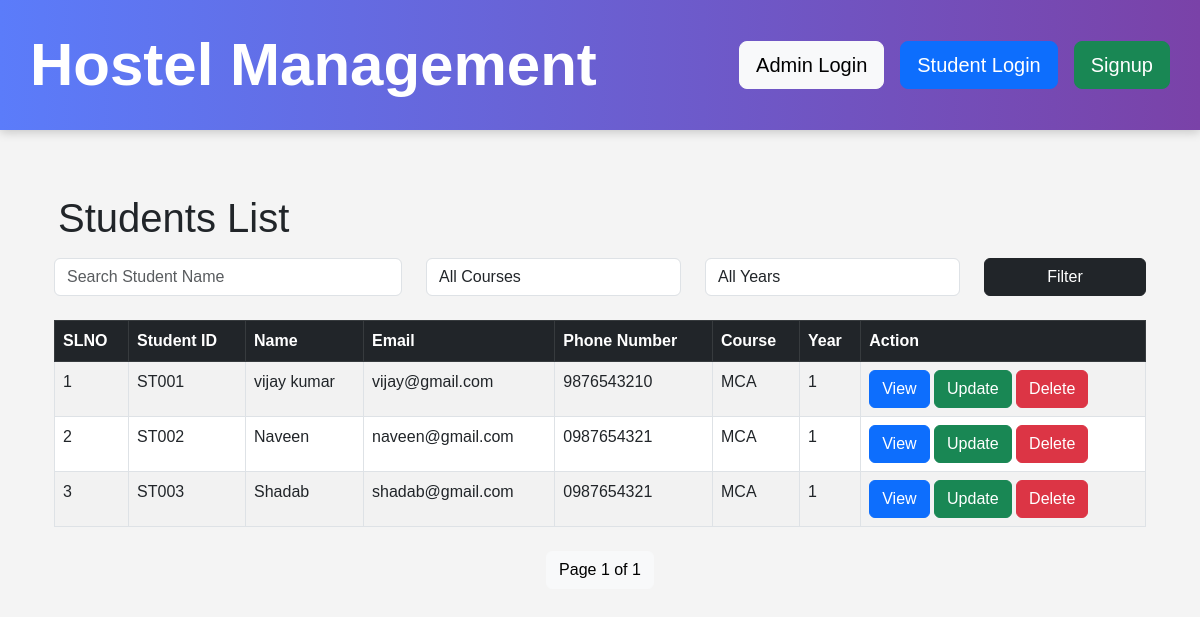
/student-list/, run on the app's committed database.
### hostel_app/models.py (models this page shows, shortened)
class Student(models.Model):
    student_id = models.CharField(
        max_length=10,
        unique=True
    )
    student_name = models.CharField(max_length=100)
    email = models.EmailField()
    phone_number = models.CharField(max_length=15)
    course = models.CharField(max_length=50)
    year = models.IntegerField()

### hostel_app/views.py (the view)
# urls.py: path('student-list/',views.student_list, name='student-list'),
def student_list(request):
    students_list = Student.objects.all()
    search = request.GET.get('search')
    course = request.GET.get('course')
    year = request.GET.get('year')
    if search:
        students_list = students_list.filter(
            student_name__icontains=search
        )
    if course:
        students_list = students_list.filter(
            course=course
        )
    if year:
        students_list = students_list.filter(
            year=year
        )
    paginator = Paginator(students_list, 5)
    page_number = request.GET.get('page')
    students = paginator.get_page(page_number)
    context = {
        "students": students
    }
    return render(
        request,
        "students/student_list.html",
        context
    )

### hostel_app/templates/students/student_list.html (shortened to what this page needs)
{% extends "master.html" %}
{% block content %}
<div class="d-flex justify-content-between align-items-center mb-6">
    <h1 class="m-3">
        Students List
    </h1>
</div>
<div class="container">
    <form method="GET" class="row mb-4">
    <div class="col-md-4">
        <input
            type="text"
            name="search"
            class="form-control"
            placeholder="Search Student Name"
        >
    </div>
    <div class="col-md-3">
        <select
            name="course"
            class="form-control"
        >
            <option value="">
                All Courses
            </option>
        </select>
    </div>
    <div class="col-md-3">
        <select
            name="year"
            class="form-control"
        >
            <option value="">
                All Years
            </option>
        </select>
    </div>
    <div class="col-md-2">
        <button
            type="submit"
            class="btn btn-dark w-100"
        >
            Filter
        </button>
    </div>
</form>
    <table class="table table-striped table-bordered">
        <thead class="table-dark">
            <tr>
                <th>SLNO</th>
                <th>Student ID</th>
                <th>Name</th>
                <th>Email</th>
                <th>Phone Number</th>
                <th>Course</th>
                <th>Year</th>
                <th>Action</th>
            </tr>
        </thead>
         <tbody>
    {% for student in students %}
    <tr>
        <td>{{ students.start_index|add:forloop.counter0 }}</td>
        <td>{{ student.student_id }}</td>
        <td>{{ student.student_name }}</td>
        <td>{{ student.email }}</td>
        <td>{{ student.phone_number }}</td>
        <td>{{ student.course }}</td>
        <td>{{ student.year }}</td>
        <td>
            <a
                href="{% url 'student-details' student.id %}"
                class="btn btn-primary"
            >
                View
            </a>
            <a
                href="{% url 'update-student' student.id %}"
                class="btn btn-success"
            >
                Update
            </a>
            <a
                href="{% url 'delete-student' student.id %}"
                class="btn btn-danger"
            >
                Delete
            </a>
        </td>
    </tr>
    {% endfor %}
</tbody>
    </table>
    <div class="mt-4 text-center">
    <span class="btn btn-light">
        Page {{ students.number }} of {{ students.paginator.num_pages }}
    </span>
</div>
</div>
{% endblock content %}

### hostel_app/templates/master.html (shortened to what this page needs)
{% load static %}
<!DOCTYPE html>
<html lang="en">
<head>
    <link
        href="https://cdn.jsdelivr.net/npm/bootstrap@5.3.0/dist/css/bootstrap.min.css"
        rel="stylesheet"
    >
</head>
<body>
<nav class="navbar navbar-custom d-flex justify-content-between align-items-center">
    <a
        href="{% url 'homepage' %}"
        class="logo-title"
    >
        Hostel Management
    </a>
    <div class="d-flex align-items-center gap-3">
        {% if user.is_authenticated %}
        <div class="dropdown">
            <a
                href="#"
                class="profile-circle dropdown-toggle"
                data-bs-toggle="dropdown"
            >
                {{ user.username|first|upper }}
            </a>
            <ul class="dropdown-menu dropdown-menu-end">
                {% if user.is_staff %}
                <li>
                    <a
                        class="dropdown-item"
                        href="{% url 'admin-profile' %}"
                    >
                        My Profile
                    </a>
                </li>
                {% else %}
                <li>
                    <a
                        class="dropdown-item"
                        href="{% url 'student-profile' %}"
                    >
                        My Profile
                    </a>
                </li>
                {% endif %}
                <li>
                    <a
                        class="dropdown-item"
                        href="{% url 'reset-password' %}"
                    >
                        Reset Password
                    </a>
                </li>
                <li>
                    <hr class="dropdown-divider">
                </li>
                <li>
                    <a
                        class="dropdown-item text-danger"
                        href="{% url 'logout' %}"
                    >
                        Logout
                    </a>
                </li>
            </ul>
        </div>
        {% else %}
        <a
            href="{% url 'admin-login' %}"
            class="btn btn-light btn-lg"
        >
            Admin Login
        </a>
        <a
            href="{% url 'student-login' %}"
            class="btn btn-primary btn-lg"
        >
            Student Login
        </a>
        <a
            href="{% url 'student-signup' %}"
            class="btn btn-success btn-lg"
        >
            Signup
        </a>
        {% endif %}
    </div>
</nav>
<div
    class="toast-container position-fixed top-0 end-0 p-3"
    style="z-index: 9999; margin-top: 100px;"
>
</div>
<div class="{% if user.is_authenticated %}main-content{% else %}container mt-5{% endif %}">
    {% block content %}
    {% endblock %}
</div>
</body>
</html>

### hostel_app/templates/master.html (style rules this page uses)
body { background-color: #f4f4f4; margin: 0; padding: 0; font-family: Arial, sans-serif; }
.navbar-custom { background: linear-gradient( to right, #5b7cfa, #7a42a8 ); padding: 20px 30px; box-shadow: 0 2px 10px rgba(0,0,0,0.2); }
.logo-title { color: white; font-size: 60px; font-weight: bold; text-decoration: none; }

### data on the page
Student: start_index|add "1", student_id "ST001", student_name "vijay kumar", email "vijay@gmail.com", phone_number "9876543210", course "MCA", year "1"
Student: start_index|add "2", student_id "ST002", student_name "Naveen", email "naveen@gmail.com", phone_number "0987654321", course "MCA", year "1"
Student: start_index|add "3", student_id "ST003", student_name "Shadab", email "shadab@gmail.com", phone_number "0987654321", course "MCA", year "1"

### other printed values
{{ students.number }} "1"
{{ students.paginator.num_pages }} "1"
